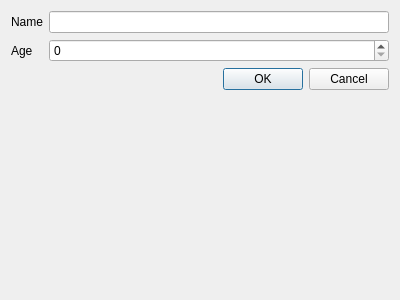
<?xml version="1.0" encoding="UTF-8"?>
<ui version="4.0">
 <class>dialog</class>
 <widget class="QDialog" name="dialog">
  <property name="geometry">
   <rect>
    <x>0</x>
    <y>0</y>
    <width>400</width>
    <height>300</height>
   </rect>
  </property>
  <property name="windowTitle">
   <string>Add a new person</string>
  </property>
  <layout class="QFormLayout" name="formLayout">
   <item row="3" column="0">
    <widget class="QLabel" name="label_2">
     <property name="text">
      <string>Age</string>
     </property>
    </widget>
   </item>
   <item row="6" column="0" colspan="2">
    <widget class="QDialogButtonBox" name="buttonBox">
     <property name="orientation">
      <enum>Qt::Horizontal</enum>
     </property>
     <property name="standardButtons">
      <set>QDialogButtonBox::Cancel|QDialogButtonBox::Ok</set>
     </property>
    </widget>
   </item>
   <item row="1" column="0">
    <widget class="QLabel" name="label">
     <property name="text">
      <string>Name</string>
     </property>
    </widget>
   </item>
   <item row="1" column="1">
    <widget class="QLineEdit" name="name"/>
   </item>
   <item row="3" column="1">
    <widget class="QSpinBox" name="age"/>
   </item>
  </layout>
 </widget>
 <resources/>
 <connections>
  <connection>
   <sender>buttonBox</sender>
   <signal>accepted()</signal>
   <receiver>dialog</receiver>
   <slot>accept()</slot>
   <hints>
    <hint type="sourcelabel">
     <x>248</x>
     <y>254</y>
    </hint>
    <hint type="destinationlabel">
     <x>157</x>
     <y>274</y>
    </hint>
   </hints>
  </connection>
  <connection>
   <sender>buttonBox</sender>
   <signal>rejected()</signal>
   <receiver>dialog</receiver>
   <slot>reject()</slot>
   <hints>
    <hint type="sourcelabel">
     <x>316</x>
     <y>260</y>
    </hint>
    <hint type="destinationlabel">
     <x>286</x>
     <y>274</y>
    </hint>
   </hints>
  </connection>
 </connections>
</ui>
